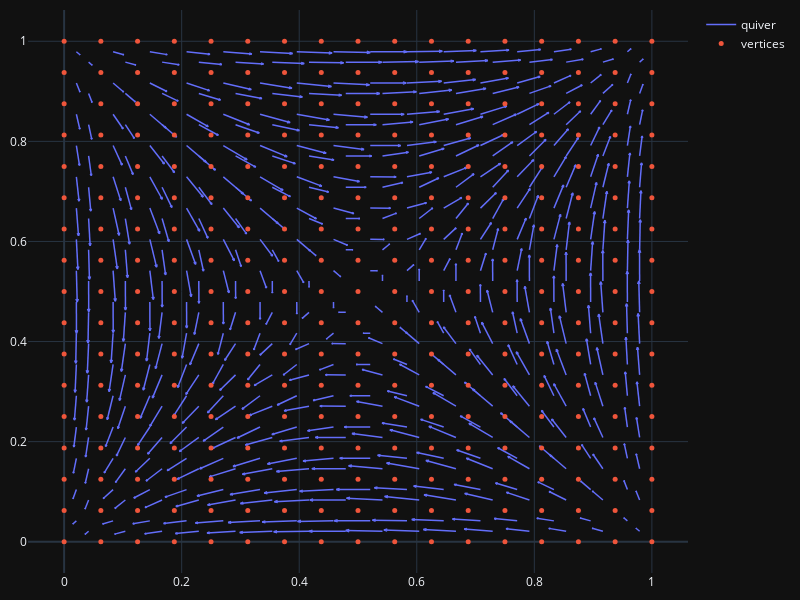

The notebook cell saved with this chart:
### Code cell
center = node[elem].mean(axis=1)

DuPlot = ff.create_quiver(x=center[:,0], y=center[:,1], 
                       u=soln['Du'][:,0], v=soln['Du'][:,1],
                       scale=.02,
                       arrow_scale=.1,
                       name='quiver',
                       line_width=1.5)

DuPlot.add_trace(go.Scatter(x=node[:,0], y=node[:,1],
                    mode='markers',
                    marker_size=5,
                    name='vertices'))

fig = go.Figure(data=DuPlot)
fig.update_layout(template='plotly_dark',
                  width=800, height=600,
                  margin=dict(l=10, r=10, t=10, b=10),)
fig.show()

### Figure 1 — Plotly figure (JSON) as saved in the notebook; plotly's stock layout.template omitted (floating-point values rounded to 4 significant figures; data arrays with more than 128 entries replaced by an {"elided": "..."} marker saying what was removed)
{"data": [{"line": {"width": 1.5}, "mode": "lines", "name": "quiver", "type": "scatter", "x": {"elided": "3584 float values"}, "y": {"elided": "3584 float values"}}, {"marker": {"size": 5}, "mode": "markers", "name": "vertices", "type": "scatter", "x": {"elided": "289 float values"}, "y": {"elided": "289 float values"}}], "layout": {"height": 600, "hovermode": "closest", "margin": {"b": 10, "l": 10, "r": 10, "t": 10}, "width": 800}}
